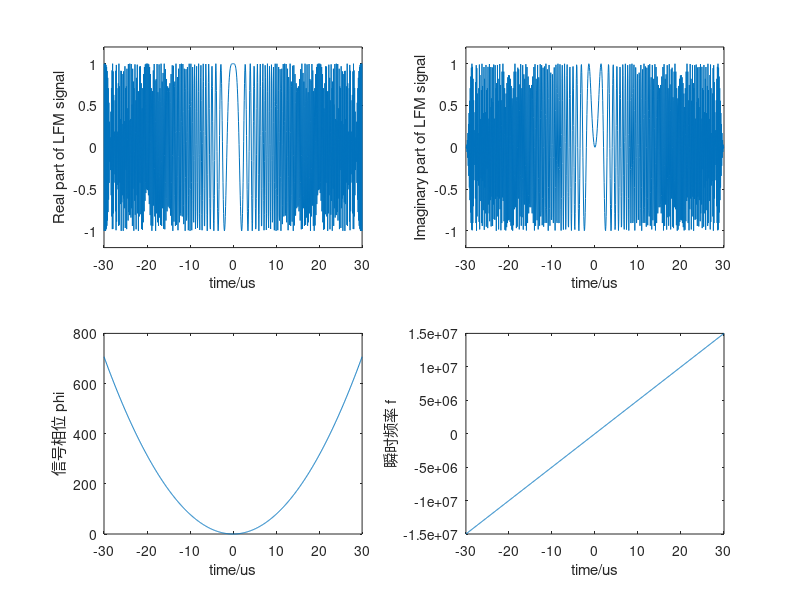
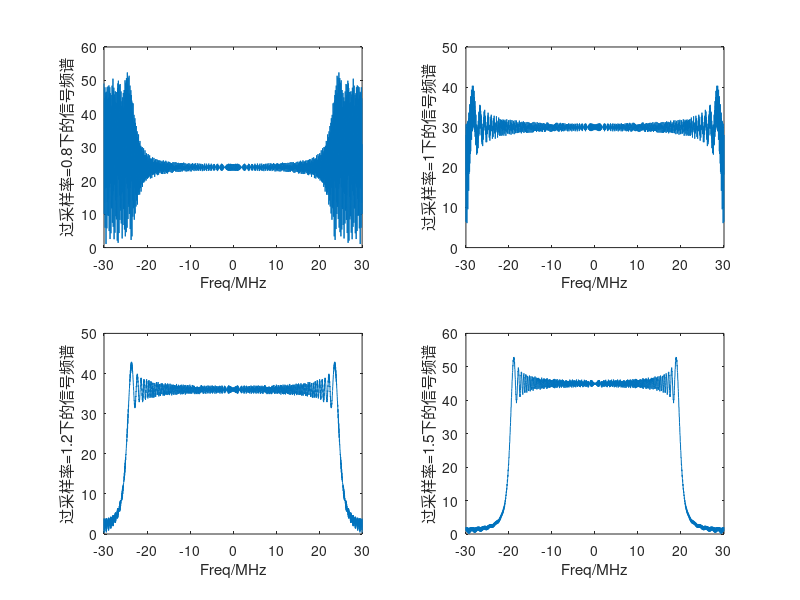
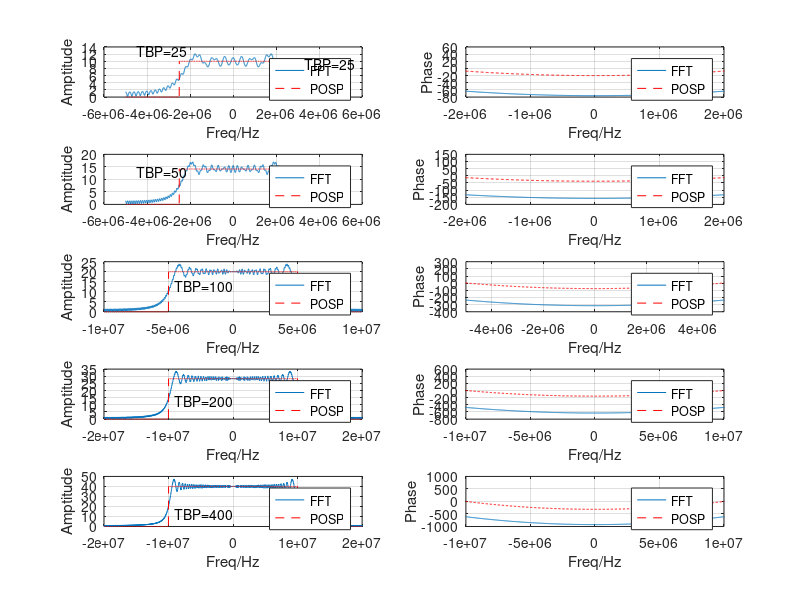

Reproduce these figures in MATLAB, in order.
%% 
clear;

%基本参数

bw = 30e6;      %线性调频带宽30Mhz
tw = 30e-6;     %脉宽30us
fs = bw;        %采样频率
Ts = 1/fs;      %采样周期
k = bw/tw;      %k

n = -tw/2:Ts:tw/2;

t = linspace(-30, 30, 901);
lfm_waveform = exp(1i*pi*k*n.^2);
phi = pi * k * n.^2;
ft = k*n;

figure(1);
subplot(221);
plot(t,real(lfm_waveform));
ylabel("Real part of LFM signal");
xlabel("time/us");
xlim([-30,30]);
ylim([-1.2,1.2]);
subplot(222);
plot(t,imag(lfm_waveform));
ylabel("Imaginary part of LFM signal");
xlabel("time/us");
xlim([-30,30]);
ylim([-1.2,1.2]);
subplot(223);
plot(t,phi);
ylabel("信号相位 phi");
xlabel("time/us");
xlim([-30,30]);

subplot(224);
plot(t,ft);
ylabel("瞬时频率 f");
xlabel("time/us");
xlim([-30,30]);

%% 


freq = linspace(-30, 30, 2048);

sample1_fft = fft(lfm_waveform,2048);
sample1_fft = fftshift(sample1_fft);
figure(2);
subplot(222);
plot(freq,abs(sample1_fft));
ylabel("过采样率=1下的信号频谱");
xlabel("Freq/MHz");


fs = bw*1.2;            %采样频率，定义为1.2倍过采样
Ts = 1/fs;              %采样周期
n = -tw/2:Ts:tw/2;
lfm_waveform = exp(1i*pi*k*n.^2);
sample2_fft = fft(lfm_waveform,2048);
sample2_fft = fftshift(sample2_fft);
subplot(223);
plot(freq,abs(sample2_fft));
ylabel("过采样率=1.2下的信号频谱");
xlabel("Freq/MHz");



fs = bw*1.5;            %采样频率，定义为1.5倍过采样
Ts = 1/fs;              %采样周期
n = -tw/2:Ts:tw/2;
lfm_waveform = exp(1i*pi*k*n.^2);
sample3_fft = fft(lfm_waveform,2048);
sample3_fft = fftshift(sample3_fft);
subplot(224);
plot(freq,abs(sample3_fft));
ylabel("过采样率=1.5下的信号频谱");
xlabel("Freq/MHz");


fs = bw*0.8;            %采样频率，定义为0.8倍过采样
Ts = 1/fs;              %采样周期
n = -tw/2:Ts:tw/2;
lfm_waveform = exp(1i*pi*k*n.^2);
sample0_fft = fft(lfm_waveform,2048);
sample0_fft = fftshift(sample0_fft);
subplot(221);
plot(freq,abs(sample0_fft));
ylabel("过采样率=0.8下的信号频谱");
xlabel("Freq/MHz");

%% 


bw = 5e6;           %线性调频带宽5Mhz
tw = 5e-6;          %脉宽5us
a = 2;              %过采样率为2
fs = bw*a;          %采样频率
Ts = 1/fs;          %采样周期
k = bw/tw;          %k
n = -tw/2:Ts:tw/2;
freq = linspace(-fs/2,fs/2,2048);


lfm_waveform = exp(-1i*pi*k*n.^2);
Gf0 = sqrt(tw*fs*a)*exp(-1i*pi*freq.^2/k+1i*pi/4).*(abs(freq)<=(k*tw/2));
Gf1 = fftshift(fft(lfm_waveform,2048));
figure(3);
subplot(521);
plot(freq,abs(Gf1),'DisplayName','FFT');
hold on;
plot(freq,abs(Gf0),'color','r','LineStyle','--','DisplayName','POSP');
grid on;
legend;
xlabel("Freq/Hz");
ylabel("Amptitude");
text(-4.5e6,13,"TBP=25");
subplot(522);
plot(freq,-unwrap(angle(Gf0)) ,'DisplayName','FFT');
hold on;
plot(freq,-((-pi*freq.^2/k)-max(-pi*freq.^2/k))-20,'color','r','LineStyle','--','DisplayName','POSP');
grid on;
xlim([-2e6,2e6]);
legend;
xlabel("Freq/Hz");
ylabel("Phase");
text(-4.5e6,13,"TBP=25");

bw = 5e6;           %线性调频带宽5Mhz
tw = 10e-6;          %脉宽10us
a = 2;              %过采样率为2
fs = bw*a;          %采样频率
Ts = 1/fs;          %采样周期
k = bw/tw;          %k
n = -tw/2:Ts:tw/2;
freq = linspace(-fs/2,fs/2,2048);


lfm_waveform = exp(-1i*pi*k*n.^2);
Gf0 = sqrt(tw*fs*a)*exp(-1i*pi*freq.^2/k+1i*pi/4).*(abs(freq)<=(k*tw/2));
Gf1 = fftshift(fft(lfm_waveform,2048));
figure(3);
subplot(523);
plot(freq,abs(Gf1),'DisplayName','FFT');
hold on;
plot(freq,abs(Gf0),'color','r','LineStyle','--','DisplayName','POSP');
grid on;
legend;
xlabel("Freq/Hz");
ylabel("Amptitude");
text(-4.5e6,13,"TBP=50");
subplot(524);
plot(freq,-unwrap(angle(Gf0)) ,'DisplayName','FFT');
hold on;
plot(freq,-((-pi*freq.^2/k)-max(-pi*freq.^2/k))-38,'color','r','LineStyle','--','DisplayName','POSP');
grid on;
xlim([-2e6,2e6]);
legend;
xlabel("Freq/Hz");
ylabel("Phase");



bw = 10e6;           %线性调频带宽5Mhz
tw = 10e-6;         %脉宽10us
a = 2;              %过采样率为2
fs = bw*a;          %采样频率
Ts = 1/fs;          %采样周期
k = bw/tw;          %k
n = -tw/2:Ts:tw/2;
freq = linspace(-fs/2,fs/2,2048);


lfm_waveform = exp(-1i*pi*k*n.^2);
Gf0 = sqrt(tw*fs*a)*exp(-1i*pi*freq.^2/k+1i*pi/4).*(abs(freq)<=(k*tw/2));
Gf1 = fftshift(fft(lfm_waveform,2048));
figure(3);
subplot(525);
plot(freq,abs(Gf1),'DisplayName','FFT');
hold on;
plot(freq,abs(Gf0),'color','r','LineStyle','--','DisplayName','POSP');
grid on;
legend;
xlabel("Freq/Hz");
ylabel("Amptitude");
text(-4.5e6,13,"TBP=100");
subplot(526);
plot(freq,-unwrap(angle(Gf0)) ,'DisplayName','FFT');
hold on;
plot(freq,-((-pi*freq.^2/k)-max(-pi*freq.^2/k))-76,'color','r','LineStyle','--','DisplayName','POSP');
grid on;
xlim([-5e6,5e6]);
legend;
xlabel("Freq/Hz");
ylabel("Phase");

bw = 20e6;           %线性调频带宽20Mhz
tw = 10e-6;         %脉宽10us
a = 2;              %过采样率为2
fs = bw*a;          %采样频率
Ts = 1/fs;          %采样周期
k = bw/tw;          %k
TBP = k * tw^2;     %TBP=200
n = -tw/2:Ts:tw/2;
freq = linspace(-fs/2,fs/2,2048);


lfm_waveform = exp(-1i*pi*k*n.^2);
Gf0 = sqrt(tw*fs*a)*exp(-1i*pi*freq.^2/k+1i*pi/4).*(abs(freq)<=(k*tw/2));
%驻定相位法
Gf1 = fftshift(fft(lfm_waveform,2048));
%直接FFT
figure(3);
subplot(527);
plot(freq,abs(Gf1),'DisplayName','FFT');
hold on;
plot(freq,abs(Gf0),'color','r','LineStyle','--','DisplayName','POSP');
grid on;
legend;
xlabel("Freq/Hz");
ylabel("Amptitude");
text(-9e6,13,"TBP=200");
subplot(528);
plot(freq,-unwrap(angle(Gf0)) ,'DisplayName','FFT');
hold on;
plot(freq,-((-pi*freq.^2/k)-max(-pi*freq.^2/k))-157,'color','r','LineStyle','--','DisplayName','POSP');
grid on;
xlim([-10e6,10e6]);
legend;
xlabel("Freq/Hz");
ylabel("Phase");

bw = 20e6;           %线性调频带宽20Mhz
tw = 20e-6;         %脉宽10us
a = 2;              %过采样率为2
fs = bw*a;          %采样频率
Ts = 1/fs;          %采样周期
k = bw/tw;          %k
%TBP=400
n = -tw/2:Ts:tw/2;
freq = linspace(-fs/2,fs/2,2048);


lfm_waveform = exp(-1i*pi*k*n.^2);
Gf0 = sqrt(tw*fs*a)*exp(-1i*pi*freq.^2/k+1i*pi/4).*(abs(freq)<=(k*tw/2));
Gf1 = fftshift(fft(lfm_waveform,2048));
figure(3);
subplot(529);
plot(freq,abs(Gf1),'DisplayName','FFT');
hold on;
plot(freq,abs(Gf0),'color','r','LineStyle','--','DisplayName','POSP');
grid on;
legend;
xlabel("Freq/Hz");
ylabel("Amptitude");
text(-9e6,13,"TBP=400");
subplot(5,2,10);
plot(freq,-unwrap(angle(Gf0)) ,'DisplayName','FFT');
hold on;
plot(freq,-((-pi*freq.^2/k)-max(-pi*freq.^2/k))-314,'color','r','LineStyle','--','DisplayName','POSP');
grid on;
xlim([-10e6,10e6]);
legend;
xlabel("Freq/Hz");
ylabel("Phase");